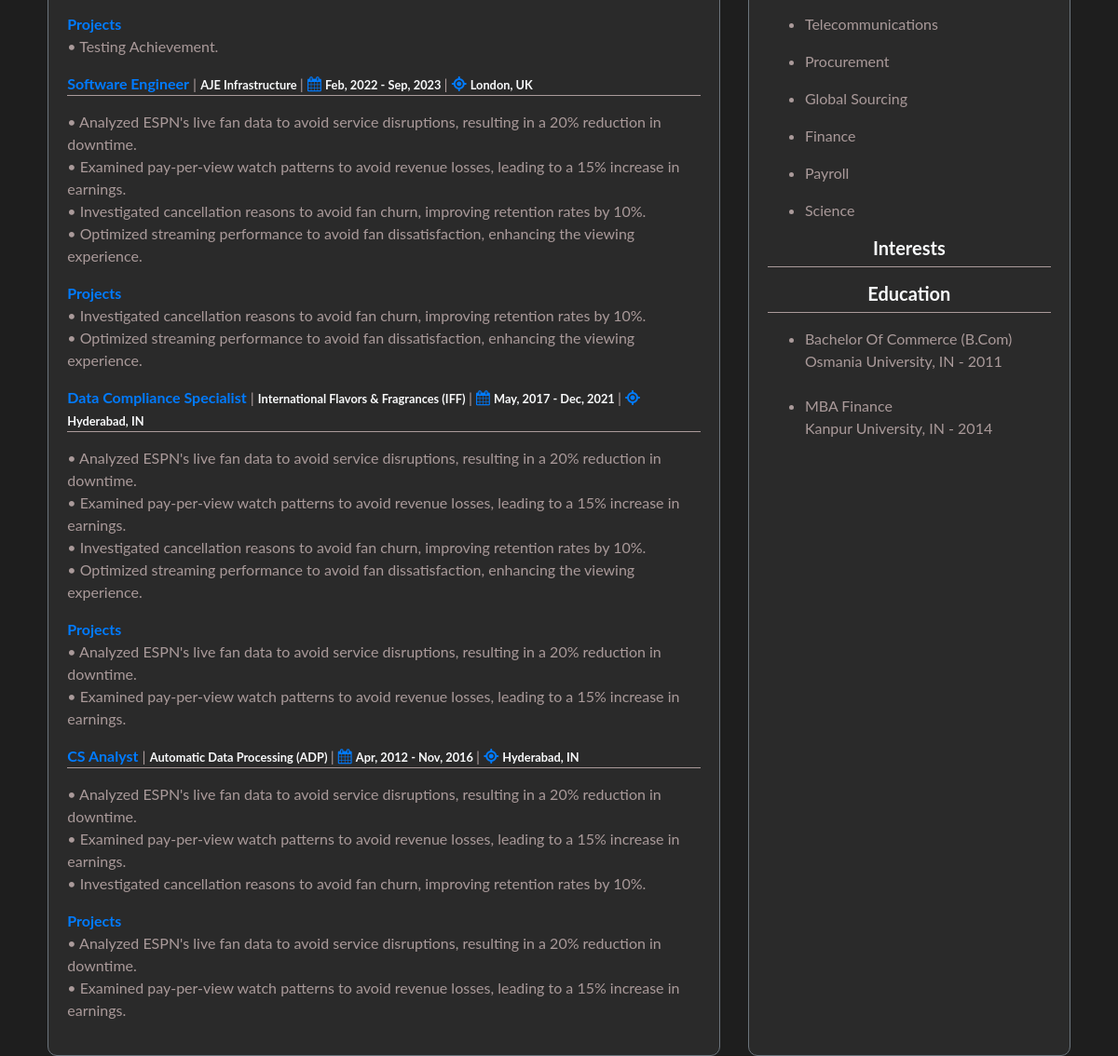
The page /profile/ (lower part) on the database as committed earlier.
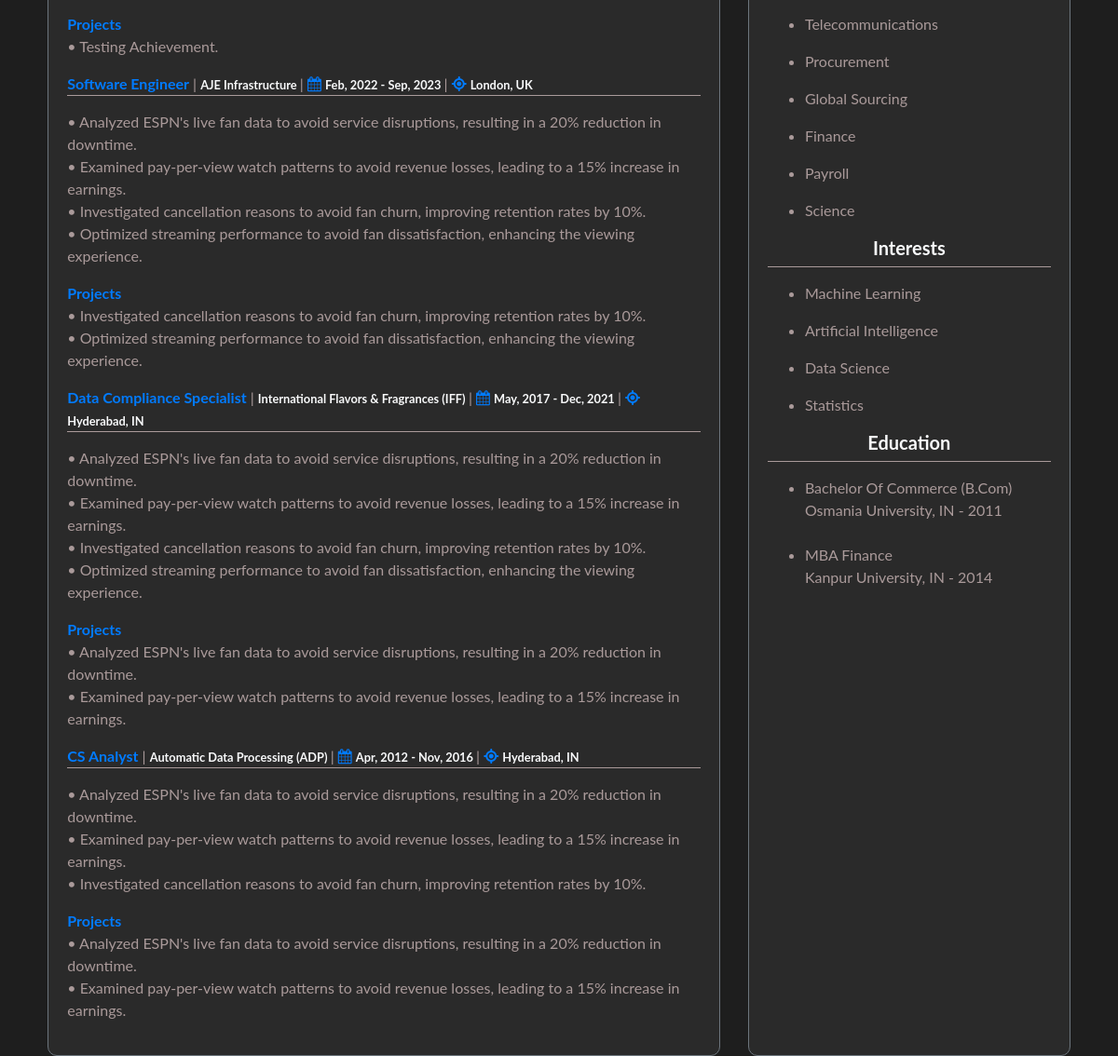
The same page on the database as committed later.
### my_profile/models.py (models this page shows, shortened)
class Experience(models.Model):
    designation = models.CharField(max_length=100, null=True, blank=True)
    company = models.CharField(max_length=100, null=True, blank=True)
    industry = models.CharField(max_length=100, null=True, blank=True)
    location = models.CharField(max_length=100, null=True, blank=True)
    start_date = models.DateField()
    end_date = models.DateField(null=True, blank=True)
    responsibilities = models.TextField(blank=True, null=True)
    achievement = models.TextField(blank=True, null=True)
    class Meta:
        verbose_name_plural = 'Experience'

class Competencies(models.Model):
    name = models.CharField(max_length=25, blank=True, null=True)
    class Meta:
        verbose_name_plural = 'Competencies'

class Interests(models.Model):
    name = models.CharField(max_length=50, blank=True, null=True)
    class Meta:
        verbose_name_plural = 'Interests'

### my_profile/views.py (the view)
# urls.py: path('', views.profile, name='profile')
def profile(request):
    profile = Profile.objects.first()
    experiences = Experience.objects.all().order_by('-start_date')  # Sort experiences by start_date descending
    languages = profile.programming_languages.all()
    databases = profile.databases.all()
    data_stack = profile.data_stack.all()
    cloud_stack = profile.cloud_stack.all()
    frameworks = profile.web_frameworks.all()
    competencies = profile.competencies.all()
    interests = profile.interests.all()
    context = {
        'profile': profile,
        'experiences': experiences,
        'databases': databases,
        'languages': languages,
        'data_stack': data_stack,
        'cloud_stack': cloud_stack,
        'frameworks': frameworks,
        'competencies': competencies,
        'interests': interests
    }
    return render(request, 'my_profile/profile.html', context)

### my_profile/templates/my_profile/profile.html (shortened to what this page needs)
{% extends 'my_profile/base.html' %}
{% block content %}
<div class="row">
    <div class="col-md-8">
        <div class="card card-body border-secondary">
            <div class="container-experience">
                {% for experience in experiences %}
                    <b class="text-primary">{{ experience.designation }}</b>
                    | <small class="text-light"> <b>{{ experience.company }}</b> </small> |
                    <i class="fa fa-calendar text-primary"></i>
                    <small class="text-light"> <b>{{ experience.start_date|date:"M, Y" }} -
                        {% if experience.end_date %}
                            {{ experience.end_date|date:"M, Y" }}
                        {% else %}
                            Current
                        {% endif %}
                    </b> </small> |
                    <i class="fa fa-location text-primary"></i>
                    <small class="text-light"> <b>{{ experience.location }}</b> </small>
                    <hr class="about-hr">
                    {% if experience.responsibilities %}
                        {{ experience.responsibilities|linebreaks }}
                    {% endif %}
                    {% if experience.achievement %}
                        <b class="text-primary">Projects</b>
                        {{ experience.achievement|linebreaks }}
                    {% endif %}
                {% endfor %}
            </div>
        </div>
    </div>
    <div class="col-md-4">
        <div class="card card-body border-secondary">
            {% for competency in competencies %}
                <ul>
                    <li>{{ competency.name }}</li>
                </ul>
            {% endfor %}
            <h3 class="h3 text-center text-light">Interests</h3>
            <hr class="about-hr">
            {% for interest in interests %}
                <ul>
                    <li> {{ interest.name }} </li>
                </ul>
            {% endfor %}
            <h3 class="h3 text-center text-light">Education</h3>
            <hr class="about-hr">
                <ul>
                    <li> Bachelor Of Commerce (B.Com) <br>
                     Osmania University, IN - 2011
                    </li> <br>
                    <li> MBA Finance <br>
                    Kanpur University, IN - 2014</li>
                </ul>
        </div>
    </div>
</div>
{% endblock %}

### my_profile/templates/my_profile/base.html (shortened to what this page needs)
{% load static %}
<!DOCTYPE html>
<html lang="en">
<head>
  <link rel="stylesheet" href="https://stackpath.bootstrapcdn.com/bootstrap/4.5.2/css/bootstrap.min.css">
  <link rel="stylesheet" href="https://cdnjs.cloudflare.com/ajax/libs/font-awesome/6.5.1/css/all.min.css">
  <link rel="stylesheet" href="{% static 'my_profile/styles/main.css' %}">
</head>
<body>
    <div class="row justify-content-center">
      <div class="col-md-11">
        {% block content %}
        {% endblock %}
      </div>
    </div>
  <link rel="stylesheet" href="https://cdn.jsdelivr.net/npm/font-awesome@4.7.0/css/font-awesome.min.css">
</body>
</html>

### my_profile/static/my_profile/styles/main.css (style rules this page uses)
body { background-color: #1e1e1e; font-family: 'Lato', arial, sans-serif; color: #aa9a9a; font-size: 16px; -webkit-font-smoothing: antialiased; }
.card { background-color: #2a2a2a; border-radius: 10px; height: 100%; }
h3 { font-weight: bold; }
[class^="col-"] { margin-top: 20px; }
.h3 { font-size: 20px; color: #aa9a9a; font-weight: bold; padding-top: 0px; }
.about-hr { border: none; border-top: 1px solid #aa9a9a; margin-top: 0px; }

Rows that differ between the two databases and show on the page:
added Interests: name "Machine Learning"
added Interests: name "Artificial Intelligence"
added Interests: name "Data Science"
added Interests: name "Statistics"
